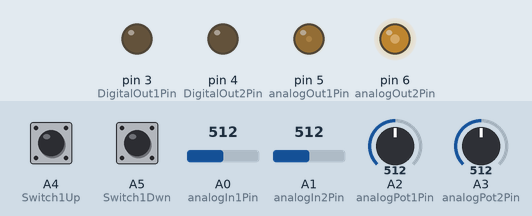
Bench run of a sketch on a simulated Arduino Uno, built with avr-gcc and run on an emulated ATmega328P. On the bench: output pins drawn as LEDs (lit = HIGH). Inputs (shaded band) come from the test bench; at power-on: A0 (analogIn1Pin) = 512, A1 (analogIn2Pin) = 512, A2 (analogPot1Pin) = 512, A3 (analogPot2Pin) = 512, A4 (Switch1Up) HIGH, A5 (Switch1Dwn) HIGH. Random numbers use the default seed unless the sketch sets one.

Above: at 1.7 s.
1.8 s: A0 (analogIn1Pin) set to 716
At 2.5 s:
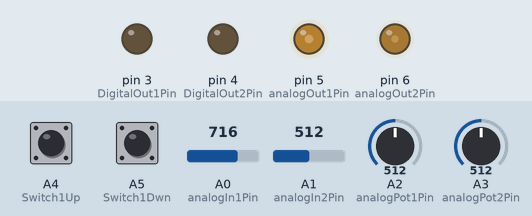
5.4 s: A1 (analogIn2Pin) set to 992
At 6.09 s:
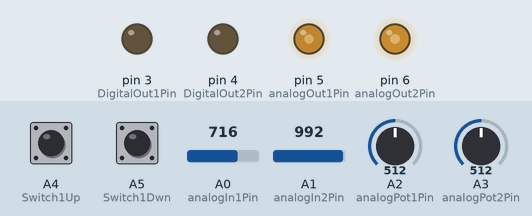
8.9 s: A2 (analogPot1Pin) set to 716
At 9.58 s:
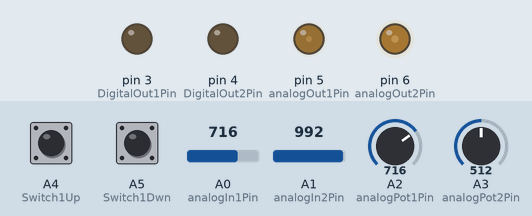
12.8 s: A0 (analogIn1Pin) set to 992
At 13.45 s:
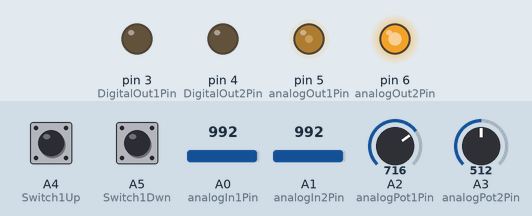
16.4 s: A3 (analogPot2Pin) set to 992
20.3 s: A2 (analogPot1Pin) set to 992
Timing chart, 0 to 29.9 s (numbered marks = the images above; inputs shaded):
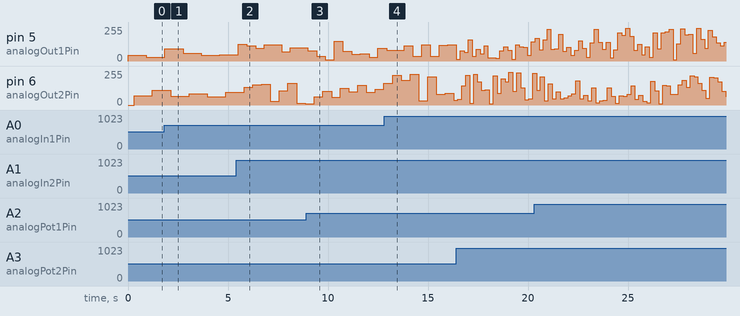

The sketch:

EuroduinoRandomVoltage.ino
```cpp
 /*
    Telekinetic
                   n
        |\   |  or
       _| \-/ic
      /    un
    //    ~ + \
   //         |
  //    \      \
 |||     | .  .|
///     / \___/

*/

/* Random Voltage Generator
 * ------------------------
 * This sketch reads the values of the two Euroduino potentiometers.
 * The values are next run through the map function to scale the range
 * and invert the rate.  The values are then passed to the random function
 * that generates values for the analogWrite and delay functions.
 */

/*  Copyright 2015 JP1971 (jameson@jp1971.com)

    This program is free software; you can redistribute it and/or modify
    it under the terms of the GNU General Public License as published by
    the Free Software Foundation; either version 2 of the License, or
    (at your option) any later version.

    This program is distributed in the hope that it will be useful,
    but WITHOUT ANY WARRANTY; without even the implied warranty of
    MERCHANTABILITY or FITNESS FOR A PARTICULAR PURPOSE. See the
    GNU General Public License for more details.

    You should have received a copy of the GNU General Public License
    along with this program; if not, write to the Free Software
    Foundation, Inc., 51 Franklin St, Fifth Floor, Boston, MA 02110-1301 USA
*/

// These constants won't change.  They're used to give names
// to the pins used:
const int analogIn1Pin = A0;  // Analog Input 1
const int analogIn2Pin = A1; // Analog Input 2
const int analogPot1Pin = A2;  // Pot 1
const int analogPot2Pin = A3; // Pot 2
const int analogOut1Pin = 5;  // Analog Output 1
const int analogOut2Pin = 6; // Analog Output 2
const int DigitalIn1Pin = 8;  // Digital Input 1
const int DigitalIn2Pin = 9;  // Digital Input 2
const int DigitalOut1Pin = 3;  // Digital Output 1
const int DigitalOut2Pin = 4;  // Digital Output 2
const int Switch1Up = A4;  // Switch 1 Up
const int Switch1Dwn = A5;  // Switch 1 Dwn
const int Switch2Up = 7;  // Switch 2 Up
const int Switch2Dwn = 2;  // Switch 2 Dwn

// Leave these values alone
int range1 = 0;
int rate1 = 0;
int range2 = 0;
int rate2 = 0;
char switch1;
char switch2;

void setup() {
  /* Set up I/O pins */
  pinMode( DigitalIn1Pin, INPUT );
  pinMode( DigitalIn2Pin, INPUT );
  pinMode( DigitalOut1Pin, OUTPUT );
  pinMode( DigitalOut2Pin, OUTPUT );
  pinMode( Switch1Up, INPUT_PULLUP );
  pinMode( Switch1Dwn, INPUT_PULLUP );
  pinMode( Switch2Up, INPUT_PULLUP );
  pinMode( Switch2Dwn, INPUT_PULLUP );
  Serial.begin(9600);
}

void loop() {

  // Potentiometer controlled random voltage

  // Read range potentiometer
  range1 = analogRead( analogPot1Pin );

  // Map value to scale appropriate for analogWrite
  range1 = map( range1, 0, 1023, 0, 255 );

  // Print value in serial monitor to debug
  // Serial.print( "range1: " );
  // Serial.println( range1 );

  // Read rate potentiometer
  rate1 = analogRead( analogPot2Pin );

  // If rate is less than 100, set it to 100.
  if( rate1 < 100 ) {
    rate1 = 100;
  }

  // Use map to invert value
  rate1 = map( rate1, 100, 1023, 1023, 100 );

  // Print value in serial monitor to debug
//  Serial.print( "rate1: " );
//  Serial.println( rate1 );

  // Process switches
  if ( digitalRead( Switch1Up ) == LOW) {
    switch1 = 'u';
  } else if ( digitalRead( Switch1Dwn ) == LOW ) {
    switch1 = 'm';
  } else {
    switch1 = 'd';
  }

  // Write CV
  analogWrite( analogOut1Pin, random( 0, range1 ) );

  // Write Digital Out
  if ( range1 > 511 ) {
    digitalWrite( DigitalOut1Pin, HIGH );
  } else {
    digitalWrite( DigitalOut1Pin, LOW );
  }
  // Wait
  if ( switch1 = 'u' ) {
    delay( rate1 / 2 );
  } else {
    delay( random( 0, ( rate1 ) ) );
  }

  // Control voltage controlled random voltage
  // Read range potentiometer
  range2 = analogRead( analogIn1Pin );
  // Map value to scale appropriate for analogWrite
  range2 = map( range2, 0, 1023, 0, 255 );
//  Serial.print( "range2: " );
//  Serial.println( range2 );
  // Read range potentiometer
  rate2 = analogRead( analogIn2Pin );
  // If rate is less than 100, set it to 100.
  if( rate2 < 100 ) {
    rate2 = 100;
  }
  // Use map to invert value
  rate2 = map( rate2, 100, 1023, 1023, 100 );
//  Serial.print( "rate2: " );
//  Serial.println( rate2 );
  // Write CV
  analogWrite( analogOut2Pin, random( 0, range2 ) );
  // Write Digital Out
  if ( range2 > 511 ) {
    digitalWrite( DigitalOut2Pin, HIGH );
  } else {
    digitalWrite( DigitalOut2Pin, LOW );
  }
  // Wait
  delay( rate2 );
}
```
